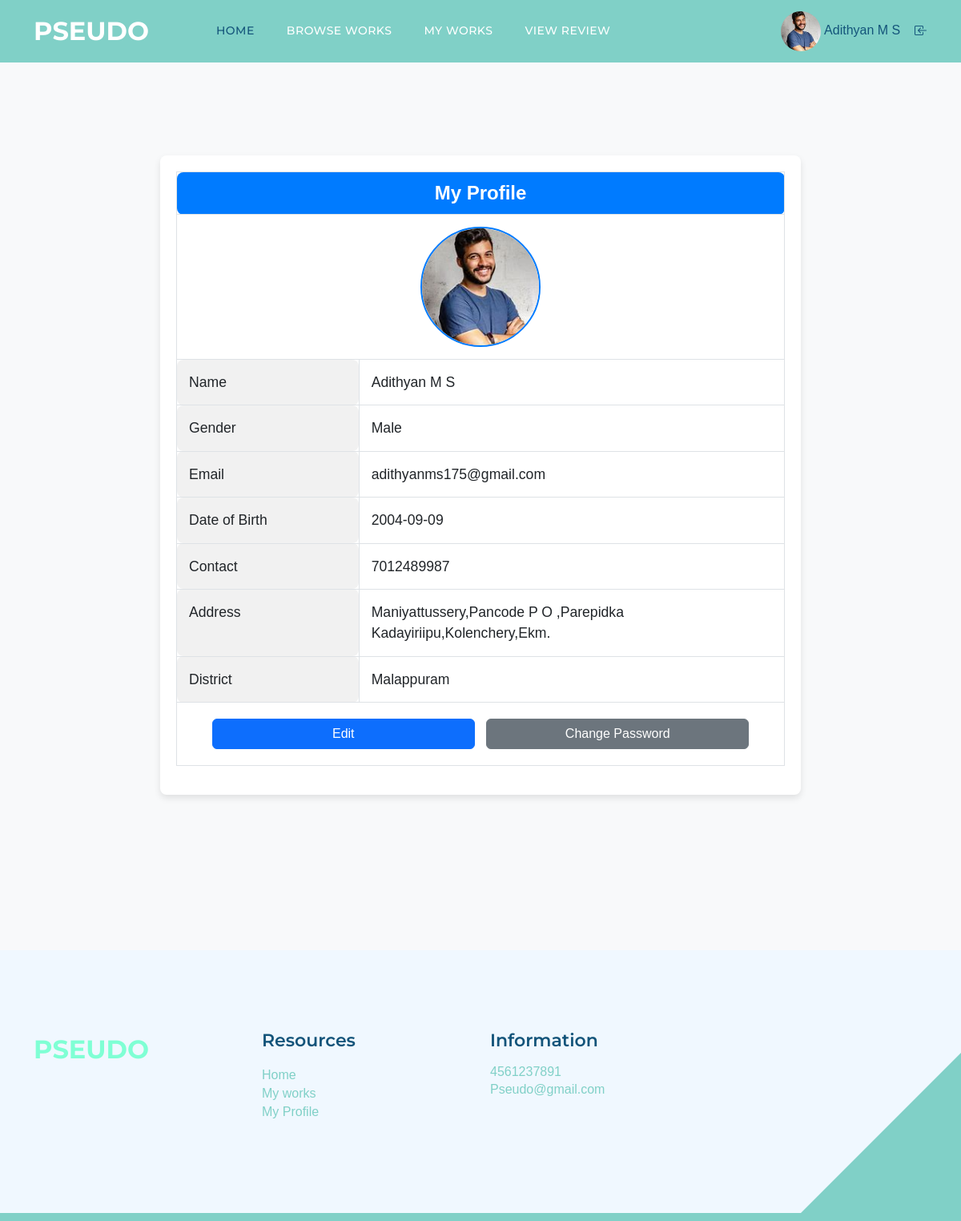
Page /Freelan/Myprofile.php (signed in) on the committed database.
### tables this page shows
CREATE TABLE `tbl_freelan` (
  `freelan_id` int(11) NOT NULL,
  `freelan_name` varchar(50) NOT NULL,
  `freelan_email` varchar(50) NOT NULL,
  `place_id` int(11) NOT NULL,
  `freelan_address` varchar(200) NOT NULL,
  `freelan_photo` varchar(50) NOT NULL,
  `freelan_proof` varchar(50) NOT NULL,
  `freelan_password` varchar(50) NOT NULL,
  `freelan_dob` varchar(20) NOT NULL,
  `freelan_contact` varchar(20) NOT NULL,
  `freelan_status` int(11) NOT NULL,
  `freelan_gender` varchar(50) NOT NULL
);

CREATE TABLE `tbl_district` (
  `district_id` int(11) NOT NULL,
  `district_name` varchar(50) NOT NULL
);

### Freelan/Myprofile.php (the view, shortened to what this page needs)
<?php
include('Header.php');
?>
<!DOCTYPE html PUBLIC "-//W3C//DTD XHTML 1.0 Transitional//EN" "http://www.w3.org/TR/xhtml1/DTD/xhtml1-transitional.dtd">
<html xmlns="http://www.w3.org/1999/xhtml">
<head>
</head>
<body>
  <div class="container profile-container">
    <form name="frm_profile" action="" method="POST">
      <table class="table table-bordered profile-table">
        <?php
          $selqry = "select * from tbl_freelan u inner join tbl_place p on u.place_id = p.place_id inner join tbl_district d on d.district_id = p.district_id where u.freelan_id=".$_SESSION['fid'];
          $freelan = $con->query($selqry);
          $data = $freelan->fetch_assoc();
        ?>
        <thead>
          <tr>
            <th colspan="2">My Profile</th>
          </tr>
        </thead>
        <tbody>
          <tr>
            <td colspan="2" class="text-center"><img src="../Asset/Files/Freelan/Photo/<?php echo $data['freelan_photo'] ?>" class="profile-photo" alt="Profile Photo"/></td>
          </tr>
          <tr>
            <td class="text-right font-weight-bold">Name</td>
            <td><?php echo $data['freelan_name'] ?></td>
          </tr>
          <tr>
            <td class="text-right font-weight-bold">Gender</td>
            <td><?php echo $data['freelan_gender'] ?></td>
          </tr>
          <tr>
            <td class="text-right font-weight-bold">Email</td>
            <td><?php echo $data['freelan_email'] ?></td>
          </tr>
          <tr>
            <td class="text-right font-weight-bold">Date of Birth</td>
            <td><?php echo $data['freelan_dob'] ?></td>
          </tr>
          <tr>
            <td class="text-right font-weight-bold">Contact</td>
            <td><?php echo $data['freelan_contact'] ?></td>
          </tr>
          <tr>
            <td class="text-right font-weight-bold">Address</td>
            <td><?php echo $data['freelan_address'] ?></td>
          </tr>
          <tr>
            <td class="text-right font-weight-bold">District</td>
            <td><?php echo $data['district_name'] ?></td>
          </tr>
          <tr>
            <td colspan="2" class="text-center profile-actions">
              <a href="../Freelan/FEdit_profile.php" class="btn btn-primary">Edit</a>
              <a href="changepass.php" class="btn btn-secondary">Change Password</a>
            </td>
          </tr>
        </tbody>
      </table>
    </form>
  </div>
</body>
<?php
include('footer.php');
?>
</html>

### Asset/Templates/Main/css/templatemo-topic-listing.css (style rules this page uses)
:root { --white-color: #ffffff; --primary-color: #13547a; --secondary-color: #80d0c7; --section-bg-color: #f0f8ff; --custom-btn-bg-color: #80d0c7; --custom-btn-bg-hover-color: #13547a; --dark-color: #000000; --p-color: #717275; --border-color: #7fffd4; --link-hover-color: #13547a; --body-font-family: 'Open Sans', sans-serif; --title-font-family: 'Montserrat', sans-serif; --h1-font-size: 58px; --h2-font-size: 46px; --h3-font-size: 32px; --h4-font-size: 28px; --h5-font-size: 24px; --h6-font-size: 22px; --p-font-size: 20px; --menu-font-size: 14px; --btn-font-size: 18px; --copyright-font-size: 16px; --border-radius-large: 100px; --border-radius-medium: 20px; --border-radius-small: 10px; --font-weight-normal: 400; --font-weight-medium: 500; --font-weight-semibold: 600; --font-weight-bold: 700; }
body { background-color: var(--white-color); font-family: var(--body-font-family); }
a, button { touch-action: manipulation; transition: all 0.3s; }
a { display: inline-block; color: var(--primary-color); text-decoration: none; }

### Freelan/Myprofile.php (style rules this page uses)
body { background-color: #f8f9fa; font-family: 'Arial', sans-serif; }
.profile-container { max-width: 800px; margin: 50px auto; background-color: #fff; padding: 20px; border-radius: 8px; box-shadow: 0 4px 8px rgba(0, 0, 0, 0.1); }
.profile-table th { background-color: #007bff; color: #fff; font-size: 1.5em; text-align: center; border-radius: 8px; }
.profile-table td { padding: 15px; font-size: 1.1em; border-radius: 8px; }
.profile-table td.font-weight-bold { background-color: #f1f1f1; width: 30%; border-radius: 8px; }
.profile-photo { width: 150px; height: 150px; border-radius: 50%; object-fit: cover; border: 2px solid #007bff; }
.profile-actions .btn { margin: 5px; width: 45%; }

### rows in the picture
tbl_freelan: freelan_photo (picture), freelan_name "Adithyan M S", freelan_gender "Male", freelan_email "adithyanms175@gmail.com", freelan_dob "2004-09-09", freelan_contact "7012489987", freelan_address "Maniyattussery,Pancode P O ,Parepidka Kadayiriipu,Kolenchery,Ekm.", tbl_district.district_name "Malappuram"

### other values in the picture
$_SESSION['FName'] "Adithyan M S"
